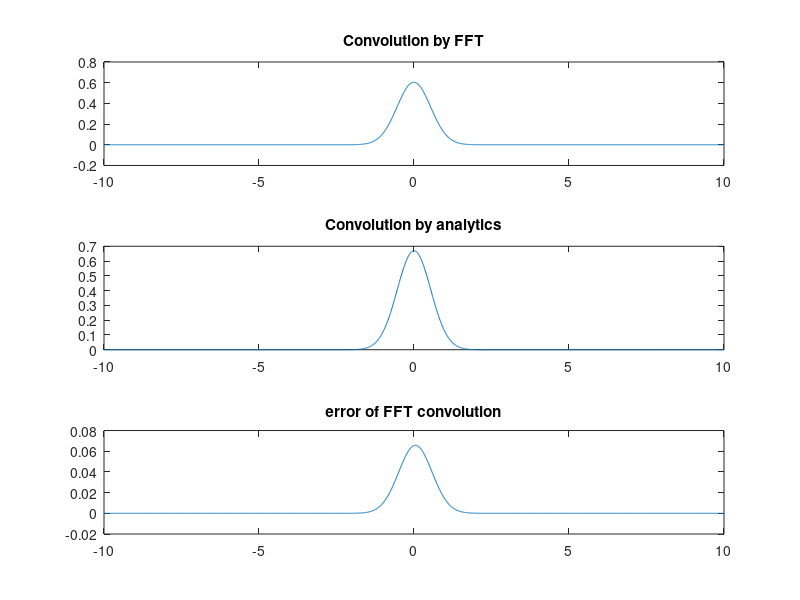

Here is the MATLAB script that generated this plot:
%computes the convolution of two functions (represented as column vectors)
%by transforming the functions into vectors, computing the FFT of each,and
%computing the IFFT of the product.%

N = 2048;

x = linspace(-10,10, N);
%initialize the vectors, then populate the vectors according to functions
f = exp(-3.*x.^2);
g = exp(-4.*x.^2);

%next, compute the FFT of each%  

F = fft(f);
G = fft(g);


%multiply and take the IFFT%

conv = (1/sqrt(2*N*pi))*(fftshift(ifft(F.*G)));
conv = conv(1:N);
figure
subplot(3,1,1)
plot(x,conv)
title('Convolution by FFT')

subplot(3,1,2)
plot(x,sqrt(pi/7)*exp(-12.*(x.^2)/7))
title('Convolution by analytics')

subplot(3,1,3)
plot(x, sqrt(pi/7)*exp(-12.*(x.^2)/7) - conv)
title('error of FFT convolution')
